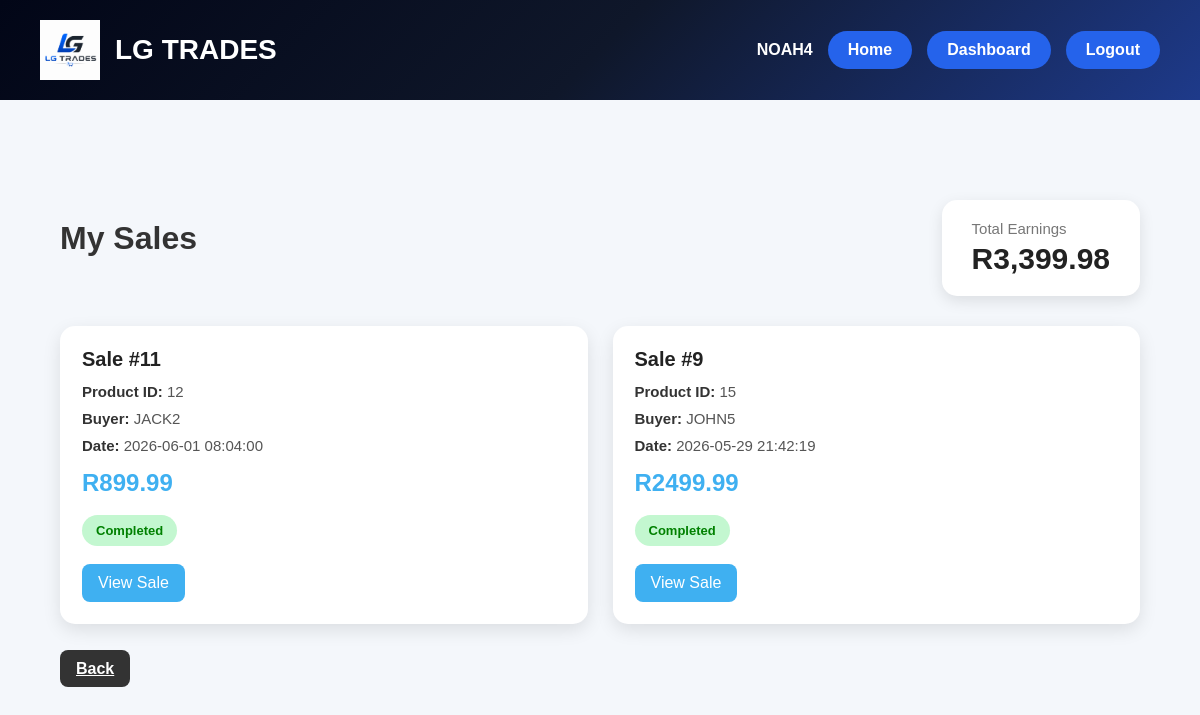
/usersales.php (signed in), run on the app's committed database.
### tables this page shows
CREATE TABLE `sales` (
  `sale_id` int(11) NOT NULL,
  `product_id` int(11) NOT NULL,
  `seller_username` varchar(100) NOT NULL,
  `buyer_username` varchar(100) NOT NULL,
  `sale_status` varchar(50) DEFAULT 'Pending',
  `sale_date` timestamp NOT NULL DEFAULT current_timestamp(),
  `amount` decimal(10,2) NOT NULL DEFAULT 0.00,
  `order_status` varchar(50) DEFAULT 'Paid',
  `seller_paid` tinyint(1) DEFAULT 0
);

### usersales.php (the view, shortened to what this page needs)
<?php
include "db.php";
include "header.php";
$user = $_SESSION['username'];
$result = mysqli_query($conn,
"SELECT * FROM sales
 WHERE seller_username='$user'
 ORDER BY sale_date DESC");
$total_earnings = 0;
$temp_result = mysqli_query($conn,
"SELECT * FROM sales
 WHERE seller_username='$user'
 AND order_status='Completed'");
while($earnings_row = mysqli_fetch_assoc($temp_result)){
    $total_earnings += $earnings_row['amount'];
}
?>
<!DOCTYPE html>
<html>
<head>
    <link rel="stylesheet" href="style.css">
</head>
<body class="sales_body">
<div class="sales_container">
    <div class="sales_header">
        <h1 class="sales_title">My Sales</h1>
        <div class="sales_earnings">
            <div class="sales_earnings_label">
                Total Earnings
            </div>
            <div class="sales_earnings_amount">
                R<?php echo number_format($total_earnings, 2); ?>
            </div>
        </div>
    </div>
    <?php if(mysqli_num_rows($result) > 0){ ?>
        <div class="sales_grid">
        <?php while($row = mysqli_fetch_assoc($result)){ ?>
            <div class="sales_card">
                <div class="sales_id">
                    Sale #<?php echo $row['sale_id']; ?>
                </div>
                <div class="sales_text">
                    <span class="sales_label">Product ID:</span>
                    <?php echo $row['product_id']; ?>
                </div>
                <div class="sales_text">
                    <span class="sales_label">Buyer:</span>
                    <?php echo $row['buyer_username']; ?>
                </div>
                <div class="sales_text">
                    <span class="sales_label">Date:</span>
                    <?php echo $row['sale_date']; ?>
                </div>
                <div class="sales_amount">
                    R<?php echo $row['amount']; ?>
                </div>
                <?php
                    $status = $row['order_status'];
                    $status_class = "";
                    if($status == "Paid"){
                        $status_class = "status_paid";
                    }
                    elseif($status == "Shipped"){
                        $status_class = "status_shipped";
                    }
                    elseif($status == "Delivered"){
                        $status_class = "status_delivered";
                    }
                    elseif($status == "Completed"){
                        $status_class = "status_completed";
                    }
                ?>
                <div class="sales_status <?php echo $status_class; ?>">
                    <?php echo $status; ?>
                </div>
                <br>
                <a class="sales_button"
                  href="orderdetails.php?sale_id=<?php echo $row['sale_id']; ?>&from=sales">
                   View Sale
                </a>
            </div>
        <?php } ?>
    <?php } else { ?>
        <div class="sales_empty">
            You currently have no sales.
        </div>
    <?php } ?>
</div>
<br>
<br>
<a class="sales_back-btn" href="sellerdash.php">Back</a>
</body>
</html>

### style.css (style rules this page uses)
* { margin:0; padding:0; box-sizing:border-box; font-family:Arial, sans-serif; }
h1 { text-align:center; }
.sales_body { margin: 0; font-family: Arial; background: #f4f7fb; }
.sales_container { width: 95%; margin: 100px auto; }
.sales_title { font-size: 28px; margin-bottom: 20px; color: #333; }
.status_completed { color: green; font-weight: bold; }
.status_completed { background:#c3f7d0; color:green; }
.sales_body { margin:0; font-family:Arial; background:#f4f7fb; min-height:100vh; }
.sales_container { width:90%; margin:100px auto; }
.sales_header { display:flex; justify-content:space-between; align-items:center; margin-bottom:30px; flex-wrap:wrap; gap:20px; }
.sales_title { font-size:32px; color:#333; }
.sales_earnings { background:white; padding:20px 30px; border-radius:15px; box-shadow:0 5px 15px rgba(0,0,0,0.1); }
.sales_earnings_label { font-size:15px; color:#777; margin-bottom:5px; }
.sales_earnings_amount { font-size:30px; font-weight:bold; color:#222; }
.sales_grid { display:grid; grid-template-columns:repeat(auto-fit,minmax(320px,1fr)); gap:25px; }
.sales_card { background:white; border-radius:15px; padding:22px; box-shadow:0 6px 18px rgba(0,0,0,0.1); transition:0.3s; }
.sales_id { font-size:20px; font-weight:bold; margin-bottom:12px; color:#222; }
.sales_text { margin:10px 0; font-size:15px; color:#555; }
.sales_label { font-weight:bold; color:#333; }
.sales_amount { font-size:24px; font-weight:bold; color:#3fb0f1; margin-top:15px; }
.sales_status { display:inline-block; margin-top:18px; padding:8px 14px; border-radius:20px; font-size:13px; font-weight:bold; }
.sales_button { display:inline-block; margin-top:18px; padding:10px 16px; background:#3fb0f1; color:white; text-decoration:none; border-radius:8px; transition:0.3s; }
.sales_back-btn { padding:10px 16px; margin-top: 20px; background: #333333;; color:white; border:none; border-radius:8px; cursor:pointer; font-weight:bold; transition:0.3s; }

### data on the page
sales: sale_id "11", product "12", buyer_username "JACK2", sale_date "2026-06-01 08:04:00", amount "899.99", order_status "Completed"
sales: sale_id "9", product "15", buyer_username "JOHN5", sale_date "2026-05-29 21:42:19", amount "2499.99", order_status "Completed"

### other printed values
$_SESSION['username'] "NOAH4"
$total_earnings "3,399.98"
